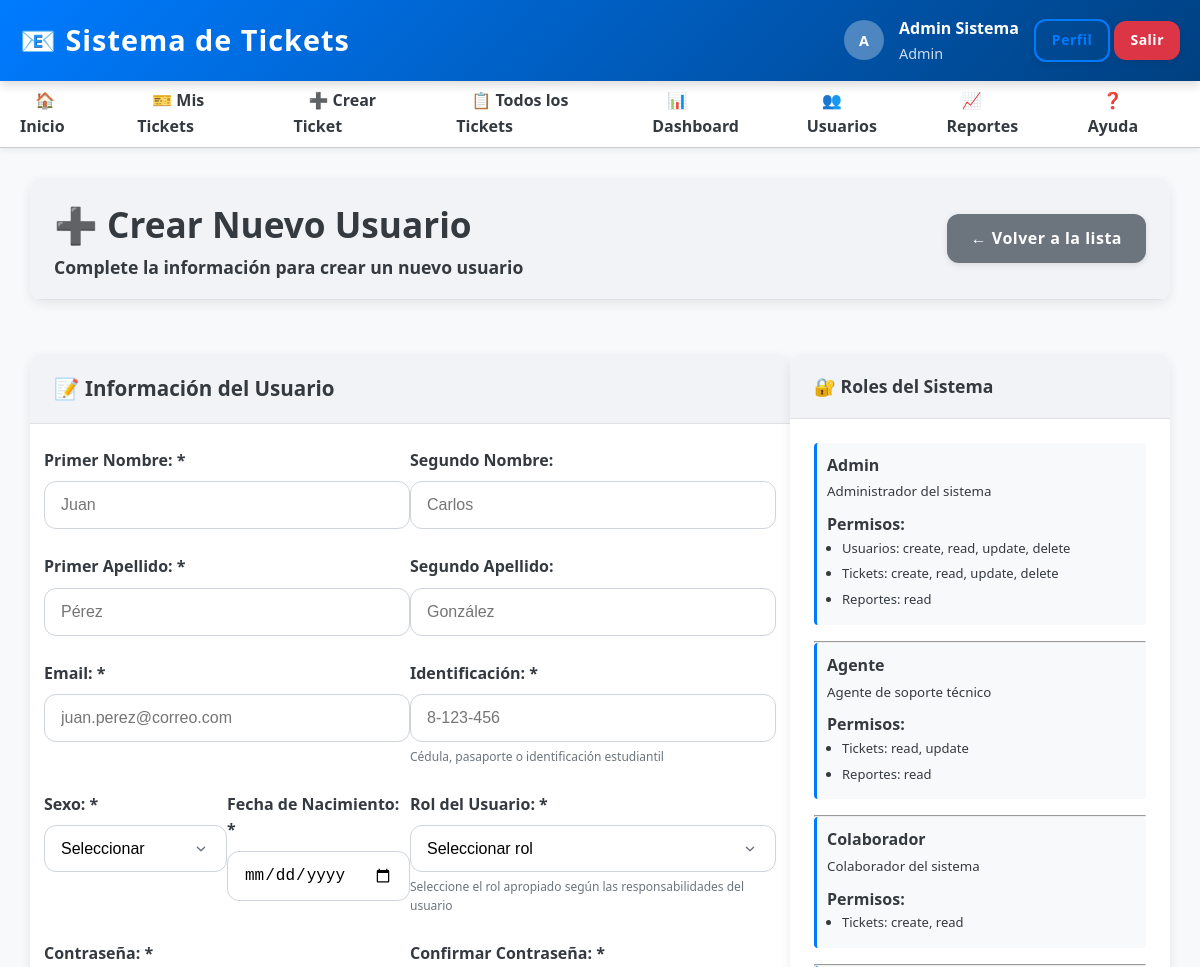
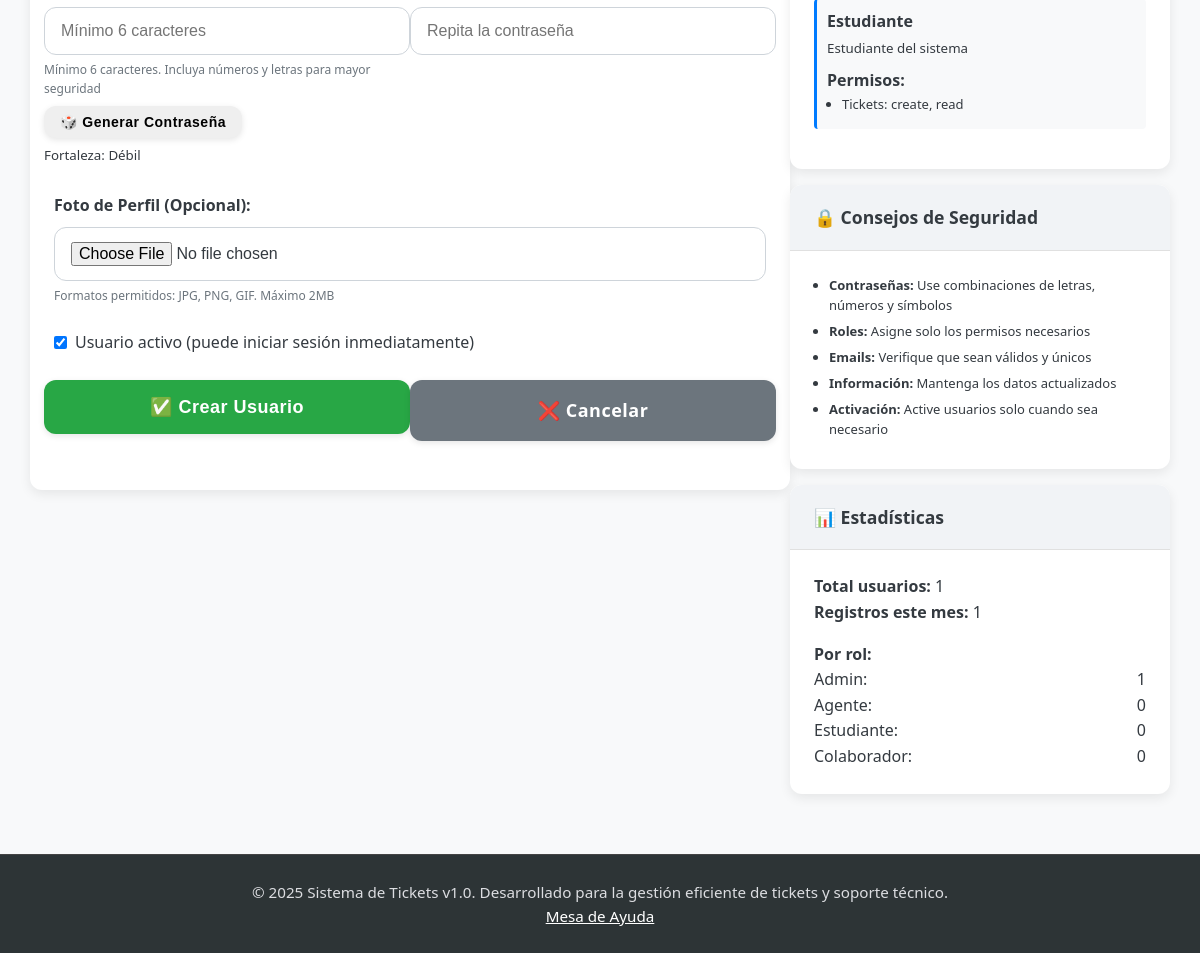
The app's page /views/admin/create_user.php (signed in) with its own data (2 pictures, top to bottom).
### tables this page shows
CREATE TABLE roles (
    id INT AUTO_INCREMENT PRIMARY KEY,
    nombre VARCHAR(50) NOT NULL UNIQUE,
    descripcion TEXT,
    permisos JSON,
    created_at TIMESTAMP DEFAULT CURRENT_TIMESTAMP
);

### views/admin/create_user.php (the view, shortened to what the rows shown need)
<?php
require_once __DIR__ . '/../../config/database.php';
require_once __DIR__ . '/../../config/session.php';
require_once __DIR__ . '/../../controllers/UserController.php';
$userController = new UserController();
$roles = $userController->obtenerRoles();
include __DIR__ . '/../layouts/header.php';
?>
<div class="container">
    <div class="row mb-4">
        <div class="col-12">
            <div class="card">
                <div class="card-header d-flex justify-content-between align-items-center">
                    <div>
                        <h1>➕ Crear Nuevo Usuario</h1>
                    </div>
                </div>
            </div>
        </div>
    </div>
    <div class="row">
        <div class="col-4">
            <div class="card mb-3">
                <div class="card-body">
                    <?php foreach ($roles as $rol): ?>
                        <div class="role-info mb-3">
                            <strong><?= htmlspecialchars($rol['nombre']) ?></strong><br>
                            <small class="text-muted"><?= htmlspecialchars($rol['descripcion']) ?></small>
                            <?php
                            $permisos = json_decode($rol['permisos'], true);
                            if ($permisos):
                            ?>
                            <div class="mt-2">
                                <strong>Permisos:</strong>
                                <ul class="list-sm">
                                    <?php foreach ($permisos as $modulo => $acciones): ?>
                                        <li><?= ucfirst($modulo) ?>: <?= implode(', ', $acciones) ?></li>
                                    <?php endforeach; ?>
                                </ul>
                            </div>
                            <?php endif; ?>
                        </div>
                        <?php if ($rol !== end($roles)): ?><hr><?php endif; ?>
                    <?php endforeach; ?>
                </div>
            </div>
        </div>
    </div>
</div>
<?php include __DIR__ . '/../layouts/footer.php'; ?>

### views/layouts/header.php (shortened to what the rows shown need)
<?php
$usuario = obtenerUsuarioActual();
$esAuth = estaAutenticado();
?>
<!DOCTYPE html>
<html lang="es">
<head>
    <link rel="stylesheet" href="<?= getBaseUrl() ?>/assets/css/style.css">
</head>
<body>
    <div class="wrapper">
        <header class="header">
            <div class="header-content">
                <div class="user-info">
                    <?php if ($esAuth): ?>
                        <div class="user-avatar">
                            <?php if (!empty($usuario['foto_perfil'])): ?>
                                <img src="<?= getBaseUrl() ?>/assets/uploads/<?= htmlspecialchars($usuario['foto_perfil']) ?>"
                                     alt="Avatar" style="width: 100%; height: 100%; border-radius: 50%; object-fit: cover;">
                            <?php else: ?>
                                <?= strtoupper(substr($usuario['nombre'], 0, 1)) ?>
                            <?php endif; ?>
                        </div>
                        <div class="user-details">
                            <div style="font-weight: bold;"><?= htmlspecialchars($usuario['nombre']) ?></div>
                            <div style="font-size: 0.9em; opacity: 0.8;"><?= htmlspecialchars($usuario['rol']) ?></div>
                        </div>
                        <div class="user-menu">
                            <a href="<?= getBaseUrl() ?>/views/auth/perfil.php" class="btn btn-sm btn-outline-primary">
                                Perfil
                            </a>
                            <a href="<?= getBaseUrl() ?>/controllers/AuthController.php?action=logout" class="btn btn-sm btn-danger">
                                Salir
                            </a>
                        </div>
                    <?php endif; ?>
                </div>
            </div>
        </header>
        <main class="main-content"><?php

### records on screen
roles: nombre "Admin", descripcion "Administrador del sistema", modulo "Usuarios", acciones "create, read, update, delete", modulo "Tickets", modulo "Reportes", acciones "read"
roles: nombre "Agente", descripcion "Agente de soporte técnico", modulo "Tickets", acciones "read, update", modulo "Reportes", acciones "read"
roles: nombre "Colaborador", descripcion "Colaborador del sistema", modulo "Tickets", acciones "create, read"
roles: nombre "Estudiante", descripcion "Estudiante del sistema", modulo "Tickets", acciones "create, read"

### other values on screen
APP_NAME "Sistema de Tickets"
substr($usuario['nombre'], 0, 1) "A"
$usuario['nombre'] "Admin Sistema"
$estadisticas['total_activos'] "1"
$estadisticas['este_mes'] "1"
$rolStat['rol'] "Admin"
$rolStat['total'] "1"
$rolStat['rol'] "Agente"
$rolStat['total'] "0"
$rolStat['rol'] "Estudiante"
$rolStat['rol'] "Colaborador"
APP_VERSION "1.0"
